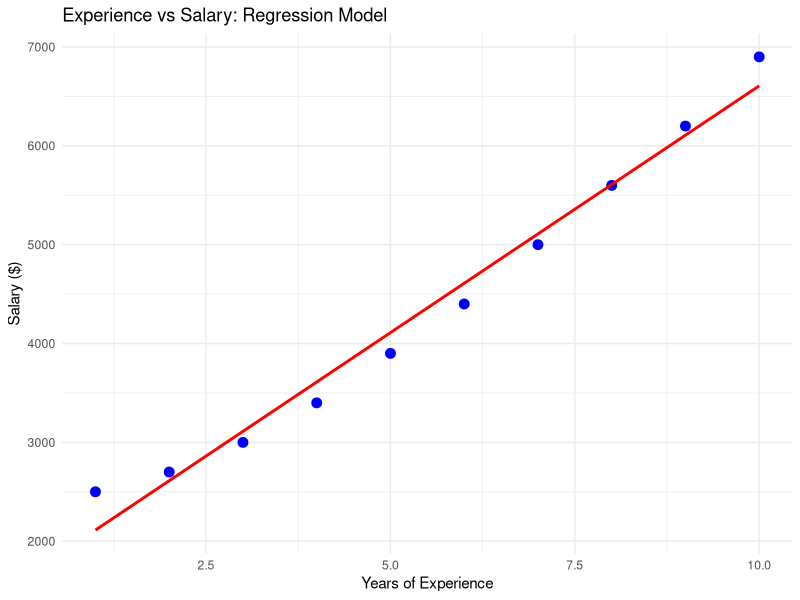

Reproduce this figure in R.
# Tutorial Week 10 Data Science

experience <- 1:10
salary <- c(2500, 2700, 3000, 3400, 3900, 4400, 5000, 5600,
            6200, 6900)

df1 <- data.frame(experience, salary)

data1_train<-df1[1:7,]

data1_test<-df1[8:10,]

relation <- lm(salary ~ experience, data1_train)

print(relation)

x_text <- data.frame(experience = data1_test$experience)
result <- predict(relation,x_text)

print(result)

mape <- mean(abs((data1_test$salary -
                    result)/data1_test$salary)*100)

paste("The error - MAPE is: ", round(mape,digit=2),"%")

library(ggplot2)

ggplot(df1, aes(x = experience, y = salary)) +
  geom_point(color = "blue", size = 3) + # Actual data points
  geom_smooth(method = "lm", se = FALSE, color = "red") + # Regression line
labs(title = "Experience vs Salary: Regression Model",
     x = "Years of Experience",
     y = "Salary ($)") +
  theme_minimal()

# Multiple Linear Regression

fuel_efficiency <- c(18, 17, 16, 15, 14, 13, 12, 11, 10, 9) # Y
engine_size <- c(1.2, 1.4, 1.5, 1.6, 1.8, 2.0, 2.2, 2.4,
                 2.6, 2.8) # X1
vehicle_weight <- c(900, 950, 1000, 1100, 1200, 1300, 1350,
                    1400, 1500, 1600) # X2

df2 <- data.frame(fuel_efficiency, engine_size, vehicle_weight)

data2_train <- df2[1:7, ]
data2_test <- df2[8:10, ]

relation2 <- lm(fuel_efficiency ~ engine_size + vehicle_weight,
                data2_train)
print(relation2)

x_text2 <- data.frame(
  engine_size = data2_test$engine_size,
  vehicle_weight = data2_test$vehicle_weight
)
result2 <- predict(relation2, x_text2)
print(result2)

mape2 <- mean(abs((data2_test$fuel_efficiency - result2) /
                    data2_test$fuel_efficiency) * 100)
paste("The error - MAPE is: ", round(mape2, digits = 2), "%")
